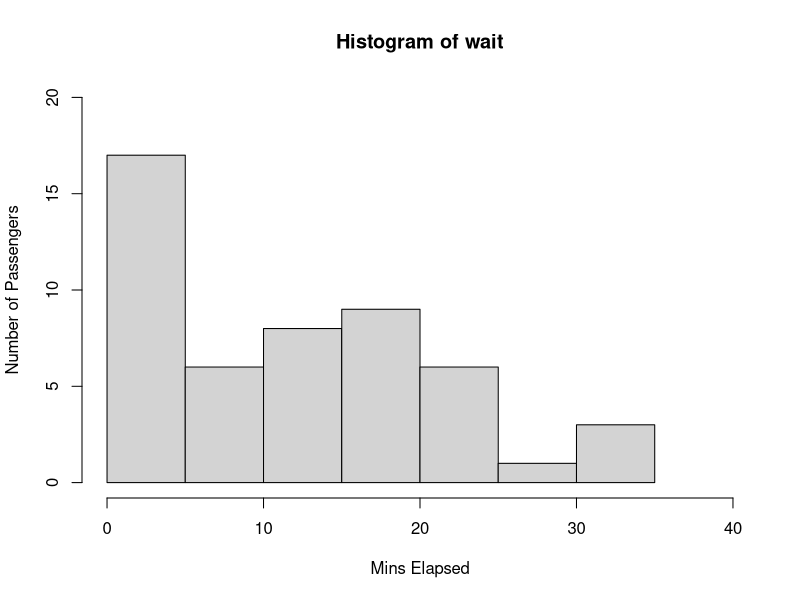

Generate this figure with R:
#Bus Stop on the Street
#Rush Hour
N=50 # Number of passengers

busCapacity= 20 # Trans bridge capacity
busStopCapacity= 10
passengers=0
passArrival= sample(0:120, N , replace=TRUE) ##sort the arrival times in ascending order
passArrival= sort(passArrival)
buses=0
busArrival=matrix(0,1,N)
wait=matrix(0,1,N)
maxWait=0
waitStart=passArrival[1]


for (i in 1:N)
{
  #every time a passenger arrives, add one to existing number of passengers
  passengers=passengers+1
  if(waitStart==0)
  {
    waitStart=passArrival[i]
  }
  else
  {
    maxWait=passArrival[i]-waitStart
  }
  
  if (busCapacity/2<passengers && maxWait >15 )
  {
    buses=buses+1
    maxWait=0
    waitStart=0
    busArrival[buses]=passArrival[i]
    for (k in 0:passengers)
    {
      wait[i-k]=busArrival[buses]-passArrival[i-k]
    }
    passengers=0
    
  }
  
  if(busCapacity<passengers) 
  {
    buses=buses+1
    maxWait=0
    waitStart=0
    busArrival[buses]=passArrival[i]
    for (j in 0:(busCapacity-1))
    {
      wait[i-j]=busArrival[buses]-passArrival[i-j]
    }
    passengers=0
  }
  
  else if(busStopCapacity<passengers) 
  {
    buses=buses+1
    maxWait=0
    waitStart=0
    busArrival[buses]=passArrival[i]
    for (j in 0:(busStopCapacity-1))
    {
      wait[i-j]=busArrival[buses]-passArrival[i-j]
    }
    passengers=0
    
  }
  
}
max(wait)
averageWait=sum(wait)/N

hist(wait,ylim=c(0,20),xlim=c(0,40),xlab="Mins Elapsed",ylab="Number of Passengers")

